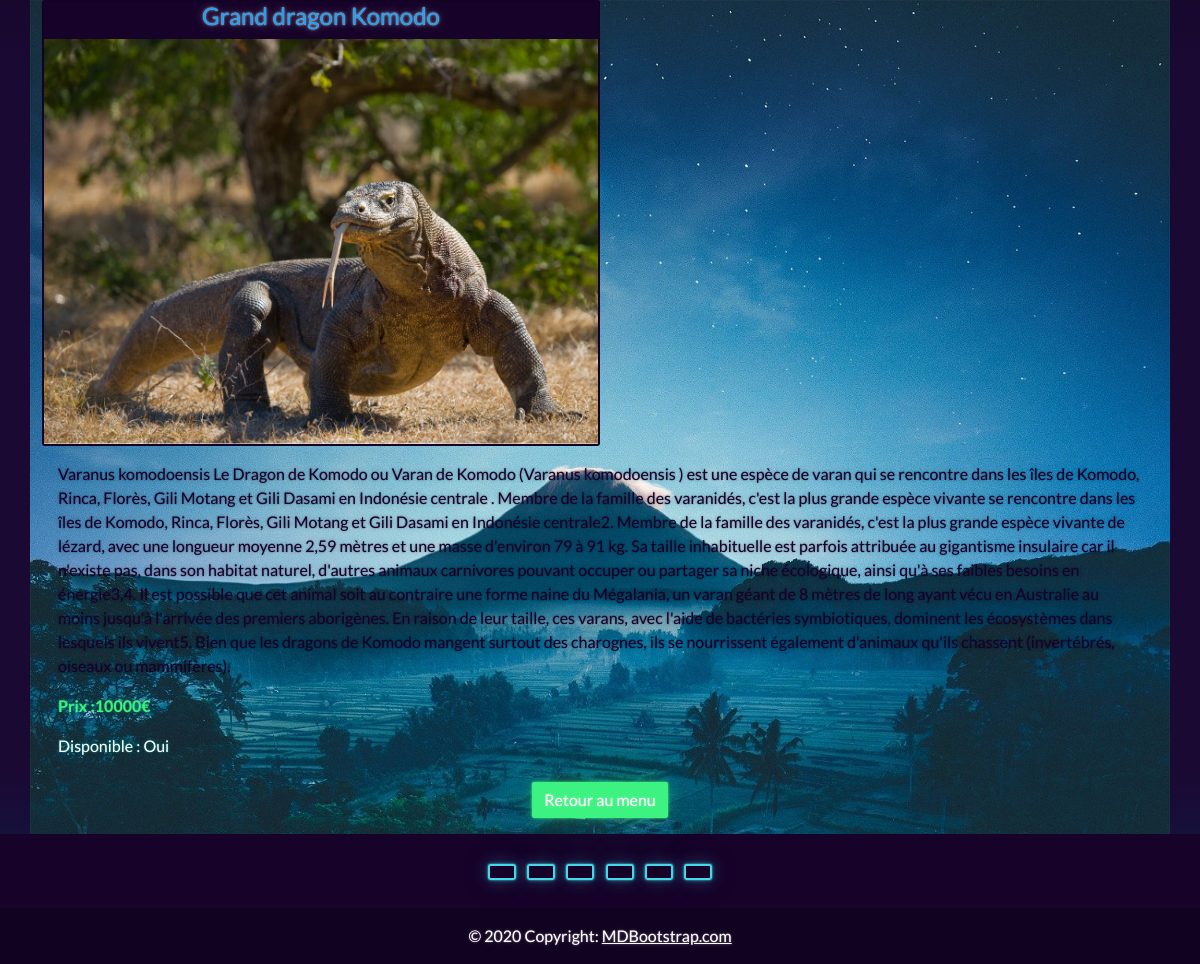
Page /pages/produit.php?id_produit=10 (signed in) on the committed database.
### tables this page shows
CREATE TABLE IF NOT EXISTS `produit` (
  `id_produit` int(11) NOT NULL AUTO_INCREMENT,
  `nom_produit` varchar(255) NOT NULL,
  `description_produit` text NOT NULL,
  `prix_produit` float NOT NULL,
  `stock_produit` tinyint(1) NOT NULL,
  `date_depot` datetime NOT NULL,
  `image_produit` varchar(255) NOT NULL,
  PRIMARY KEY (`id_produit`)
);

### pages/produit.php (the view, shortened to what this page needs)
<?php
if(isset($_SESSION['email'])){
?>
<!DOCTYPE html>
<html lang="fr">
<head>
    <link rel="stylesheet" href="../assets/css/bootstrap.css">
    <link rel="stylesheet" href="../assets/css/style.css">
</head>
<body>
<?php
$user = "root";
$pass = "";
$hote ="localhost";
$basededonne = "ecommerce";
try{
$baseProduit = new PDO("mysql:host=".$hote. ";dbname=".$basededonne. ";charset=UTF8", $user, $pass);
$baseProduit ->setAttribute(PDO::ATTR_ERRMODE, PDO::ERRMODE_EXCEPTION);
}catch(PDOException $e){
echo"erreur !" .$e->getMessage() . "</br>";
die();
}if($baseProduit){
    $sql = "SELECT * FROM produit WHERE id_produit = ?";
    $id_produit = $_GET['id_produit'];
    $request = $baseProduit->prepare($sql);
    $request->bindParam(1, $id_produit);
    $request->execute();
    $details = $request->fetch(PDO::FETCH_ASSOC);
}
?>
<div class="container" id="dragon">
                <div class="col">
                    <div class="card w-50 bg-dark rounded-top text-center">
                            <h4 class="card-title text-info"><?= $details['nom_produit']?></h4>
                            <img src="<?= $details['image_produit']?>" class="card-img-top img-fluid" alt="<?=$details['nom_produit']?>">
                    </div>
                </div>
                <div class="col">
                    <div class="card-body">
                                <p class="text-dark"><?= $details['description_produit']?></p>
                                <p class="text-success fw-bold">Prix :<?=$details['prix_produit']?>€</p>
                                <p>Disponible :
                                <?php
                                    if($details['stock_produit'] == true){
                                        echo "Oui";
                                    }else{
                                    echo "Non";
                                    }
                                  ?>
                                </p>
                            <div class="container d-flex justify-content-center text-center">
                                    <a href="menu.php" class="mt-2 btn btn-success">Retour au menu</a>
                            </div>
                    </div>
                </div>
</div>
<?php
} else{
    echo"<a href='' class='btn btn-warning'>Se connecter</a>";
    header('Location: ../index.php');
}
?>
<footer><?php require_once "footer.php";?></footer>
</body>
</html>

### assets/css/style.css (style rules this page uses)
#dragon { background-image: url(../img/bali.jpg); background-size: cover; }

### rows in the picture
produit: nom_produit "Grand dragon Komodo", image_produit (picture), description_produit "Varanus komodoensis Le Dragon de Komodo ou Varan de Komodo (Varanus komodoensis ) est une espèce de varan qui se rencontre dans les îles de Komodo, Rinca, Florès, Gili Motang et Gili Dasami en Indonésie centrale . Membre de la famille des varanidés, c'est la plus grande espèce vivante se rencontre dans les îles de Komodo, Rinca, Florès, Gili Motang et Gili Dasami en Indonésie centrale2. Membre de la famille des varanidés, c'est la plus grande espèce vivante de lézard, avec une longueur moyenne 2,59 mètres et une masse d'environ 79 à 91 kg. Sa taille inhabituelle est parfois attribuée au gigantisme insulaire car il n'existe pas, dans son habitat naturel, d'autres animaux carnivores pouvant…", prix_produit "10000"
